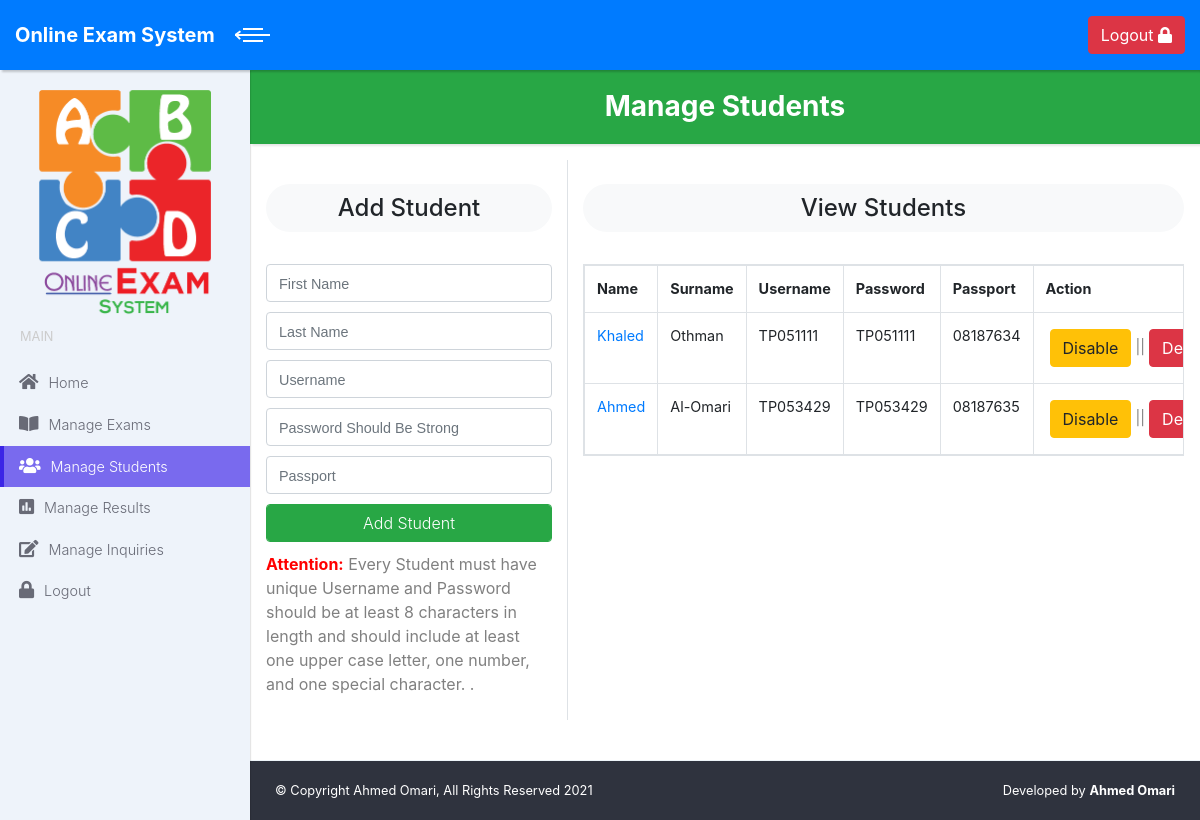
The page /admin/students.php (signed in) on the database its author committed.
### tables this page shows
CREATE TABLE `registration` (
  `id` int(20) NOT NULL,
  `firstname` varchar(50) NOT NULL,
  `lastname` varchar(50) NOT NULL,
  `username` varchar(50) NOT NULL,
  `password` varchar(50) NOT NULL,
  `passport` varchar(15) NOT NULL,
  `enroll` char(1) NOT NULL
);

### admin/students.php (the view, shortened to what this page needs)
<?php
require("../dbConnection.php");
?>
<!DOCTYPE html>
<html>
  <head>
    <link rel="stylesheet" href="../assets/vendor/bootstrap/css/bootstrap.min.css">
    <link rel="stylesheet" href="../assets/vendor/font-awesome/css/font-awesome.min.css">
    <link rel="stylesheet" href="../assets/css/fontastic.css">
    <link rel="stylesheet" href="../assets/css/style.default.css" id="theme-stylesheet">
    <link rel="stylesheet" href="../assets/css/custom.css">
    <link rel="stylesheet" href="../assets/css/bootstrap.min.css">
    <link rel="stylesheet" href="../assets/css/all.min.css">
	  <link href="../style.css" rel="stylesheet">
  </head>
  <body id="myBody" onload="my()">
    <div class="page ">
      <header class="header ">
        <nav class="navbar bg-primary">
          <div class="container-fluid ">
            <div class="navbar-holder d-flex align-items-center  justify-content-between">
              <div class="navbar-header">
                <a href="home.php" class="navbar-brand d-none d-sm-inline-block">
                  <div class="brand-text d-none d-lg-inline-block"><strong>Online Exam System</strong></div>
                  <div class="brand-text d-none d-sm-inline-block d-lg-none"><strong>BD</strong></div></a>
                <a id="toggle-btn" href="#" class="menu-btn active"><span></span><span></span><span></span></a>
              </div>
              <ul class="nav-menu list-unstyled d-flex flex-md-row align-items-md-center">
              <i class="bg-primary fa fa-sign-out"> </i>
            <a href="logout.php" class="btn btn-danger  btn-md"> Logout <span class="fa fa-lock"> </span> </a>
			</ul>
            </div>
          </div>
        </nav>
      </header>
      <div class="page-content d-flex align-items-stretch">
        <nav class="side-navbar" style="background:#eef3fa;">
      <center >  <img src="../logo.png" alt="..." class="img-fluid  p-1  mt-3 " width="180" ></center>
          <span class="heading">Main</span>
          <ul class="list-unstyled" >
            <li><a href="home.php"> <i class="fa fa-home"></i>Home </a></li>
			  <li><a href="exam.php"> <i class="fa fa-book-open"></i>Manage Exams </a></li>
			  <li class="active"><a href="students.php"> <i class="fa fa-users"></i>Manage Students </a></li>
			  <li><a href="results.php"> <i class="fa fa-poll"></i>Manage Results </a></li>
			  <li><a href="contact.php"> <i class="fa fa-edit"></i>Manage Inquiries </a></li>
			  <li><a href="logout.php"> <i class="fa fa-lock"></i>Logout </a></li>
        </nav>
        <div class="content-inner">
          <header class="page-header bg-success">
              <h3 class="no-margin-bottom text-white text-center"><b>Manage Students </b> </h3>
          </header>
      <section class="dashboard-header container-fluid p-3 m-0"  style="background: white;">
		<div class="row "  >
			<div class="col-xs-4 col-sm-4 col-md-4 col-lg-4"  >   <br>
				<h4 class="text-center bg-light " style="  padding:10px; border-radius:25px;"> Add Student </h4>
					<br>
				<form name="form1" method="POST" action="addStudents.php">
					<input type="text" class="form-control" placeholder="First Name" name="firstname"/>
					<input type="text" class="form-control" placeholder="Last Name" name="lastname"/>
					<input type="text" class="form-control" placeholder="Username" name="username"/>
					<input type="text" class="form-control" placeholder="Password Should Be Strong" name="password"/>
					<input type="text" class="form-control" placeholder="Passport" name="passport" />
					 <center>
						<input type="submit" value="Add Student" class="btn btn-success form-control" name="submit" />
					 </center>
					 <span style="color: gray;"><b style="color: red;"> Attention:</b> Every Student must have unique Username and Password should be at least 8 characters in length and should include at least one upper case letter, one number, and one special character. . </span>
				</form>
				<br>
			</div>
			<br>
			<div class="col-xs-8 col-sm-8 col-md-8 col-lg-8 border-left"   >
				<br>
				<h4 class="text-center bg-light " style="  padding:10px; border-radius:25px;"> View Students</h4>
				<br>
				<table class="table    table-responsive  table-bordered  ">
					<tr>
						<th  style="width:50%;"> Name </th>
						<th  style="width:50%;"> Surname </th>
						<th  style="width:50%;"> Username </th>
						<th  style="width:50%;"> Password </th>
						<th  style="width:50%;"> Passport </th>
						<th  style="width:50%;"> Action </th>
					</tr>
					<?php
						$res = mysqli_query($conn, "select *from registration");
							while ($row=mysqli_fetch_array($res)) {
								$Name= $row['firstname'];
								$enroll = $row["enroll"];
								?>
								<tr>
									<td  style="width:auto;"> <a href="studentstatus.php?studentUser=<?php echo$row['username']; ?>">  <?php echo $row["firstname"]; ?></a> </td>
									<td  style="width:auto;"> <?php echo $row["lastname"];?></td>
									<td  style="width:auto;"> <?php echo $row["username"];?></td>
									<td  style="width:auto;"> <?php echo $row["password"];?></td>
									<td style="width:auto;"> <?php echo $row["passport"];?></td>
									<td style="width:auto; white-space: nowrap;" class="p-3">
										<?php if ($enroll == '0') {?>
												<a href="addStudents.php?enable=<?php echo urlencode($row['username'])?>"class="btn btn-success btn- " >Enable  </a>
										<?php }
											else  {
										?>
												<a href="addStudents.php?disable=<?php echo urlencode($row['username'])?>"class="btn btn-warning btn- " >Disable  </a>
										<?php }?>
											<span style="color: gray;">||</span>
											<a href="addStudents.php?del=<?php echo $row['id']?>"class="btn btn-danger btn- " onclick="return confirm('Are you sure to Delete ? <?php echo  $Name;?> ')"> Delete  </a>
										<?php }?>
									</td>
								</tr>
				</table>
			</div>
		</div>
		<br>
      </section>
          <footer class="main-footer">
            <div class="container-fluid">
              <div class="row">
                <div class="col-sm-6">
                  <p>© Copyright Ahmed Omari, All Rights Reserved 2021</p>
                </div>
                <div class="col-sm-6 text-right">
                  <p>Developed by <a href="#" class="external"><b>Ahmed Omari</b></a></p>
                </div>
              </div>
            </div>
          </footer>
        </div>
      </div>
    </div>
  </body>
</html>

### style.css (style rules this page uses)
input { margin-bottom: 10px; }

### rows shown on the page
registration: firstname "Khaled", lastname "Othman", username "TP051111", password "TP051111", passport "08187634"
registration: firstname "Ahmed", lastname "Al-Omari", username "TP053429", password "TP053429", passport "08187635"
